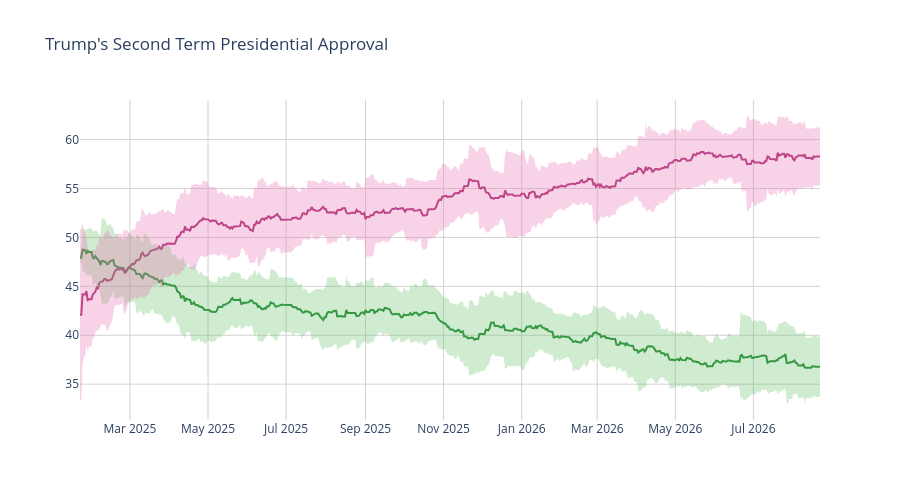

The code cell stored with this chart in its notebook:
### Code cell
disappr_ci_hex = "#e86eaf"
appr_ci_hex = "#60be65"
disappr_ci_rgba = "rgba(232, 110, 175, 0.3)"
appr_ci_rgba = "rgba(96, 190, 101, 0.3)"
grid_col = "#d4d2d2"


# Approve
fig = go.Figure(go.Scatter(
    x=pres['end_date'],
    y=pres['approve'],
    hovertemplate="%{y:.2f}%",
    name="<b>Approve</b>",
    line=dict(color="#228833"),
    showlegend=False
))

# Disapprove
fig.add_trace(go.Scatter(
    x=pres['end_date'],
    y=pres['disapprove'],
    hovertemplate="%{y:.2f}%",
    name="<b>Disapprove</b>",
    line=dict(color="#aa3377"),
    showlegend=False
    )
)

# Approve CI
fig.add_traces([

    # Upper bound
    go.Scatter(
        x=pres['end_date'],
        y=pres['approve_upper_ci'],
        marker=dict(color=appr_ci_hex),
        line=dict(width=0),
        mode='lines',
        showlegend=False,
        hoverinfo="skip"
    ),

    # Lower bound
    go.Scatter(
        x=pres['end_date'],
        y=pres['approve_lower_ci'],
        marker=dict(color=appr_ci_hex),
        line=dict(width=0),
        mode='lines',
        fillcolor=appr_ci_rgba,
        fill="tonexty",
        showlegend=False,
        hoverinfo="skip"
    )
])

# Disapprove CI
fig.add_traces([

    # Upper bound
    go.Scatter(
        x=pres['end_date'],
        y=pres['disapprove_upper_ci'],
        marker=dict(color=disappr_ci_hex),
        line=dict(width=0),
        mode='lines',
        showlegend=False,
        hoverinfo="skip"
    ),

    # Lower bound
    go.Scatter(
        x=pres['end_date'],
        y=pres['disapprove_lower_ci'],
        marker=dict(color=disappr_ci_hex),
        line=dict(width=0),
        mode='lines',
        fillcolor=disappr_ci_rgba,
        fill="tonexty",
        showlegend=False,
        hoverinfo="skip"
    )
])

fig.update_layout(
    title=dict(text="Trump's Second Term Presidential Approval"),
    hovermode="x"
)

fig.update_xaxes(gridcolor=grid_col)
fig.update_yaxes(gridcolor=grid_col)

fig.update_layout(hovermode="x", hoverlabel_align="right", plot_bgcolor="rgba(0, 0, 0, 0)", height=500)
fig.show()

### Figure 1 — Plotly figure (JSON) as saved in the notebook; plotly's stock layout.template omitted (floating-point values rounded to 4 significant figures; data arrays with more than 128 entries replaced by an {"elided": "..."} marker saying what was removed)
{"data": [{"hovertemplate": "%{y:.2f}%", "line": {"color": "#228833"}, "name": "<b>Approve</b>", "showlegend": false, "type": "scatter", "x": {"elided": "579 str values"}, "y": {"elided": "579 float values"}}, {"hovertemplate": "%{y:.2f}%", "line": {"color": "#aa3377"}, "name": "<b>Disapprove</b>", "showlegend": false, "type": "scatter", "x": {"elided": "579 str values"}, "y": {"elided": "579 float values"}}, {"hoverinfo": "skip", "line": {"width": 0}, "marker": {"color": "#60be65"}, "mode": "lines", "showlegend": false, "type": "scatter", "x": {"elided": "579 str values"}, "y": {"elided": "579 float values"}}, {"fill": "tonexty", "fillcolor": "rgba(96, 190, 101, 0.3)", "hoverinfo": "skip", "line": {"width": 0}, "marker": {"color": "#60be65"}, "mode": "lines", "showlegend": false, "type": "scatter", "x": {"elided": "579 str values"}, "y": {"elided": "579 float values"}}, {"hoverinfo": "skip", "line": {"width": 0}, "marker": {"color": "#e86eaf"}, "mode": "lines", "showlegend": false, "type": "scatter", "x": {"elided": "579 str values"}, "y": {"elided": "579 float values"}}, {"fill": "tonexty", "fillcolor": "rgba(232, 110, 175, 0.3)", "hoverinfo": "skip", "line": {"width": 0}, "marker": {"color": "#e86eaf"}, "mode": "lines", "showlegend": false, "type": "scatter", "x": {"elided": "579 str values"}, "y": {"elided": "579 float values"}}], "layout": {"height": 500, "hoverlabel": {"align": "right"}, "hovermode": "x", "plot_bgcolor": "rgba(0, 0, 0, 0)", "title": {"text": "Trump's Second Term Presidential Approval"}, "xaxis": {"gridcolor": "#d4d2d2"}, "yaxis": {"gridcolor": "#d4d2d2"}}}
